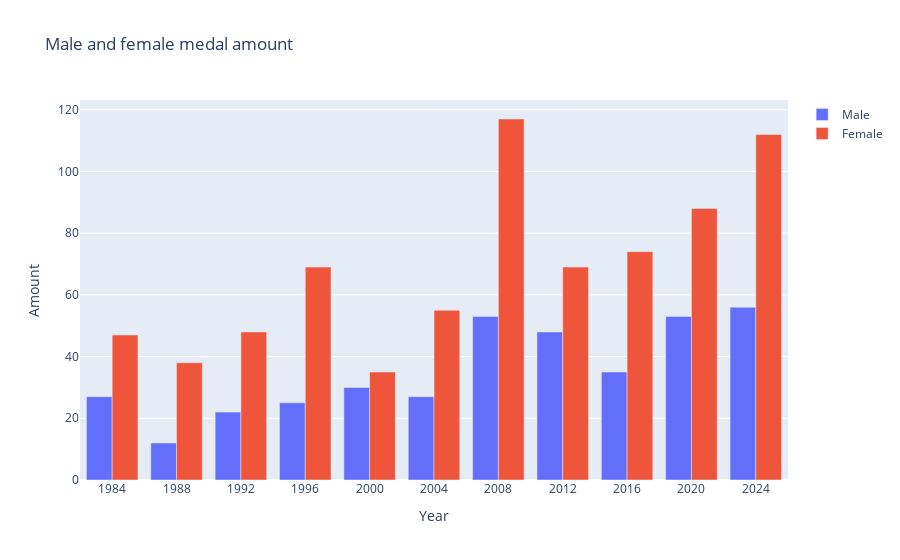

Notebook code for this chart:
### Markdown cell above
9. Сколько медалей завоёвывали спортсмены и спортсменки (отдельно) команды Китая на каждой олимпиаде?

### Code cell
df = df_all[(df_all["Team"] == "China")
            & ~(df_all["Medal"] == "No medal")]
df = df.groupby(["Year", "Sex"])["Medal"].size().reset_index(name="medal_amount")

fig = go.Figure()
df_male = df[df["Sex"] == "M"]
fig.add_trace(go.Bar(x=df_male["Year"],
                     y=df_male["medal_amount"],
                     name="Male"))

df_female = df[df["Sex"] == "F"]
fig.add_trace(go.Bar(x=df_female["Year"],
                     y=df_female["medal_amount"],
                     name="Female"))

fig.update_layout(title_text="Male and female medal amount",
                  barmode="group",
                  xaxis_title="Year",
                  yaxis_title="Amount")

### Figure 1 — Plotly figure (JSON) as saved in the notebook; plotly's stock layout.template omitted (floating-point values rounded to 4 significant figures)
{"data": [{"name": "Male", "type": "bar", "x": [1984, 1988, 1992, 1996, 2000, 2004, 2008, 2012, 2016, 2020, 2024], "y": [27, 12, 22, 25, 30, 27, 53, 48, 35, 53, 56]}, {"name": "Female", "type": "bar", "x": [1984, 1988, 1992, 1996, 2000, 2004, 2008, 2012, 2016, 2020, 2024], "y": [47, 38, 48, 69, 35, 55, 117, 69, 74, 88, 112]}], "layout": {"autosize": true, "barmode": "group", "title": {"text": "Male and female medal amount"}, "xaxis": {"autorange": true, "range": [1982, 2026], "title": {"text": "Year"}, "type": "linear"}, "yaxis": {"autorange": true, "range": [0, 123.2], "title": {"text": "Amount"}, "type": "linear"}}}
